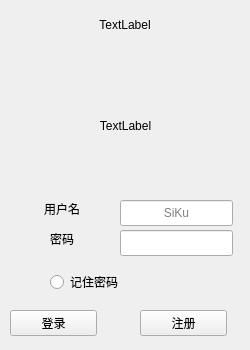
<?xml version="1.0" encoding="UTF-8"?>
<ui version="4.0">
 <class>loginWidget</class>
 <widget class="QWidget" name="loginWidget">
  <property name="geometry">
   <rect>
    <x>0</x>
    <y>0</y>
    <width>250</width>
    <height>350</height>
   </rect>
  </property>
  <property name="windowTitle">
   <string>loginWidget</string>
  </property>
  <property name="styleSheet">
   <string notr="true">selection-background-color: qlineargradient(spread:pad, x1:0.479839, y1:0.125, x2:1, y2:0, stop:0.0362694 rgba(117, 80, 123, 255), stop:1 rgba(255, 255, 255, 255));</string>
  </property>
  <widget class="QLabel" name="TextLabel_logo">
   <property name="geometry">
    <rect>
     <x>0</x>
     <y>0</y>
     <width>250</width>
     <height>50</height>
    </rect>
   </property>
   <property name="styleSheet">
    <string notr="true">font: 14pt &quot;WenQuanYi Micro Hei&quot;;</string>
   </property>
   <property name="locale">
    <locale language="Chinese" country="China"/>
   </property>
   <property name="text">
    <string>TextLabel</string>
   </property>
   <property name="alignment">
    <set>Qt::AlignCenter</set>
   </property>
  </widget>
  <widget class="QLabel" name="TextLabel_head_photo">
   <property name="geometry">
    <rect>
     <x>80</x>
     <y>80</y>
     <width>91</width>
     <height>91</height>
    </rect>
   </property>
   <property name="styleSheet">
    <string notr="true">font: 14pt &quot;WenQuanYi Micro Hei&quot;;</string>
   </property>
   <property name="locale">
    <locale language="Chinese" country="China"/>
   </property>
   <property name="text">
    <string>TextLabel</string>
   </property>
   <property name="alignment">
    <set>Qt::AlignCenter</set>
   </property>
  </widget>
  <widget class="QLineEdit" name="lineEdit_user">
   <property name="geometry">
    <rect>
     <x>120</x>
     <y>200</y>
     <width>113</width>
     <height>26</height>
    </rect>
   </property>
   <property name="focusPolicy">
    <enum>Qt::StrongFocus</enum>
   </property>
   <property name="styleSheet">
    <string notr="true">font: 14pt &quot;WenQuanYi Micro Hei&quot;;</string>
   </property>
   <property name="locale">
    <locale language="Chinese" country="China"/>
   </property>
   <property name="maxLength">
    <number>11</number>
   </property>
   <property name="echoMode">
    <enum>QLineEdit::Normal</enum>
   </property>
   <property name="alignment">
    <set>Qt::AlignCenter</set>
   </property>
   <property name="placeholderText">
    <string>SiKu</string>
   </property>
  </widget>
  <widget class="QLineEdit" name="lineEdit_password">
   <property name="geometry">
    <rect>
     <x>120</x>
     <y>230</y>
     <width>113</width>
     <height>26</height>
    </rect>
   </property>
   <property name="focusPolicy">
    <enum>Qt::StrongFocus</enum>
   </property>
   <property name="contextMenuPolicy">
    <enum>Qt::DefaultContextMenu</enum>
   </property>
   <property name="styleSheet">
    <string notr="true">font: 14pt &quot;WenQuanYi Micro Hei&quot;;</string>
   </property>
   <property name="locale">
    <locale language="Chinese" country="China"/>
   </property>
   <property name="text">
    <string/>
   </property>
   <property name="maxLength">
    <number>11</number>
   </property>
   <property name="echoMode">
    <enum>QLineEdit::Password</enum>
   </property>
   <property name="alignment">
    <set>Qt::AlignCenter</set>
   </property>
  </widget>
  <widget class="QLabel" name="label_user">
   <property name="geometry">
    <rect>
     <x>30</x>
     <y>200</y>
     <width>64</width>
     <height>18</height>
    </rect>
   </property>
   <property name="locale">
    <locale language="Chinese" country="China"/>
   </property>
   <property name="text">
    <string>用户名</string>
   </property>
   <property name="textFormat">
    <enum>Qt::AutoText</enum>
   </property>
   <property name="alignment">
    <set>Qt::AlignCenter</set>
   </property>
  </widget>
  <widget class="QLabel" name="label_password">
   <property name="geometry">
    <rect>
     <x>30</x>
     <y>230</y>
     <width>64</width>
     <height>18</height>
    </rect>
   </property>
   <property name="locale">
    <locale language="Chinese" country="China"/>
   </property>
   <property name="text">
    <string>密码</string>
   </property>
   <property name="alignment">
    <set>Qt::AlignCenter</set>
   </property>
  </widget>
  <widget class="QRadioButton" name="radioButton_remenberPassword">
   <property name="geometry">
    <rect>
     <x>50</x>
     <y>270</y>
     <width>109</width>
     <height>24</height>
    </rect>
   </property>
   <property name="focusPolicy">
    <enum>Qt::StrongFocus</enum>
   </property>
   <property name="styleSheet">
    <string notr="true">font: 14pt &quot;WenQuanYi Micro Hei&quot;;</string>
   </property>
   <property name="locale">
    <locale language="Chinese" country="China"/>
   </property>
   <property name="text">
    <string>记住密码</string>
   </property>
  </widget>
  <widget class="QPushButton" name="pushButton_logIn">
   <property name="geometry">
    <rect>
     <x>10</x>
     <y>310</y>
     <width>87</width>
     <height>26</height>
    </rect>
   </property>
   <property name="focusPolicy">
    <enum>Qt::StrongFocus</enum>
   </property>
   <property name="styleSheet">
    <string notr="true">font: 14pt &quot;WenQuanYi Micro Hei&quot;;</string>
   </property>
   <property name="locale">
    <locale language="Chinese" country="China"/>
   </property>
   <property name="text">
    <string>登录</string>
   </property>
  </widget>
  <widget class="QPushButton" name="pushButton_logUp">
   <property name="geometry">
    <rect>
     <x>140</x>
     <y>310</y>
     <width>87</width>
     <height>26</height>
    </rect>
   </property>
   <property name="focusPolicy">
    <enum>Qt::StrongFocus</enum>
   </property>
   <property name="styleSheet">
    <string notr="true">font: 14pt &quot;WenQuanYi Micro Hei&quot;;</string>
   </property>
   <property name="locale">
    <locale language="Chinese" country="China"/>
   </property>
   <property name="text">
    <string>注册</string>
   </property>
  </widget>
 </widget>
 <layoutdefault spacing="6" margin="11"/>
 <resources/>
 <connections/>
</ui>
